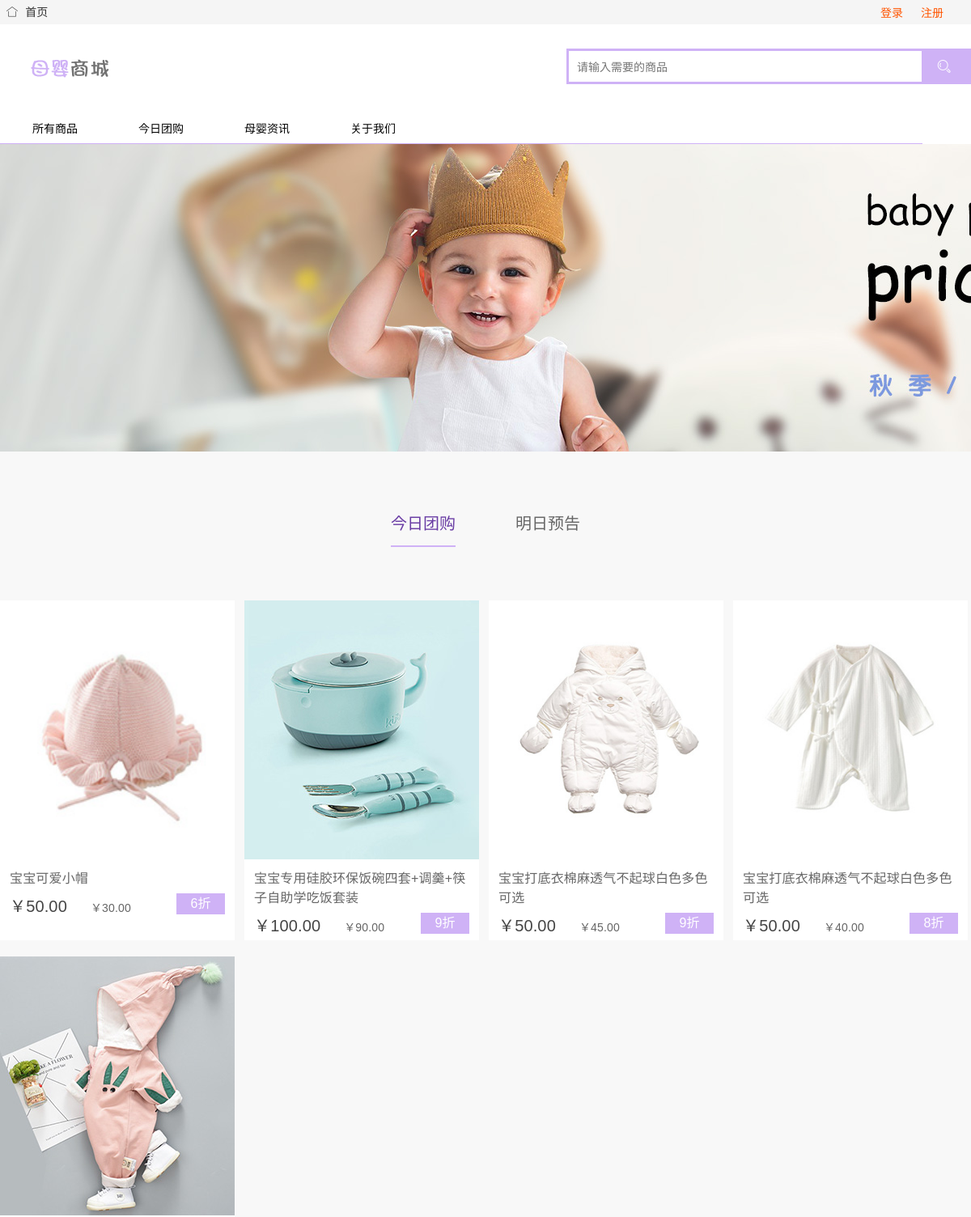
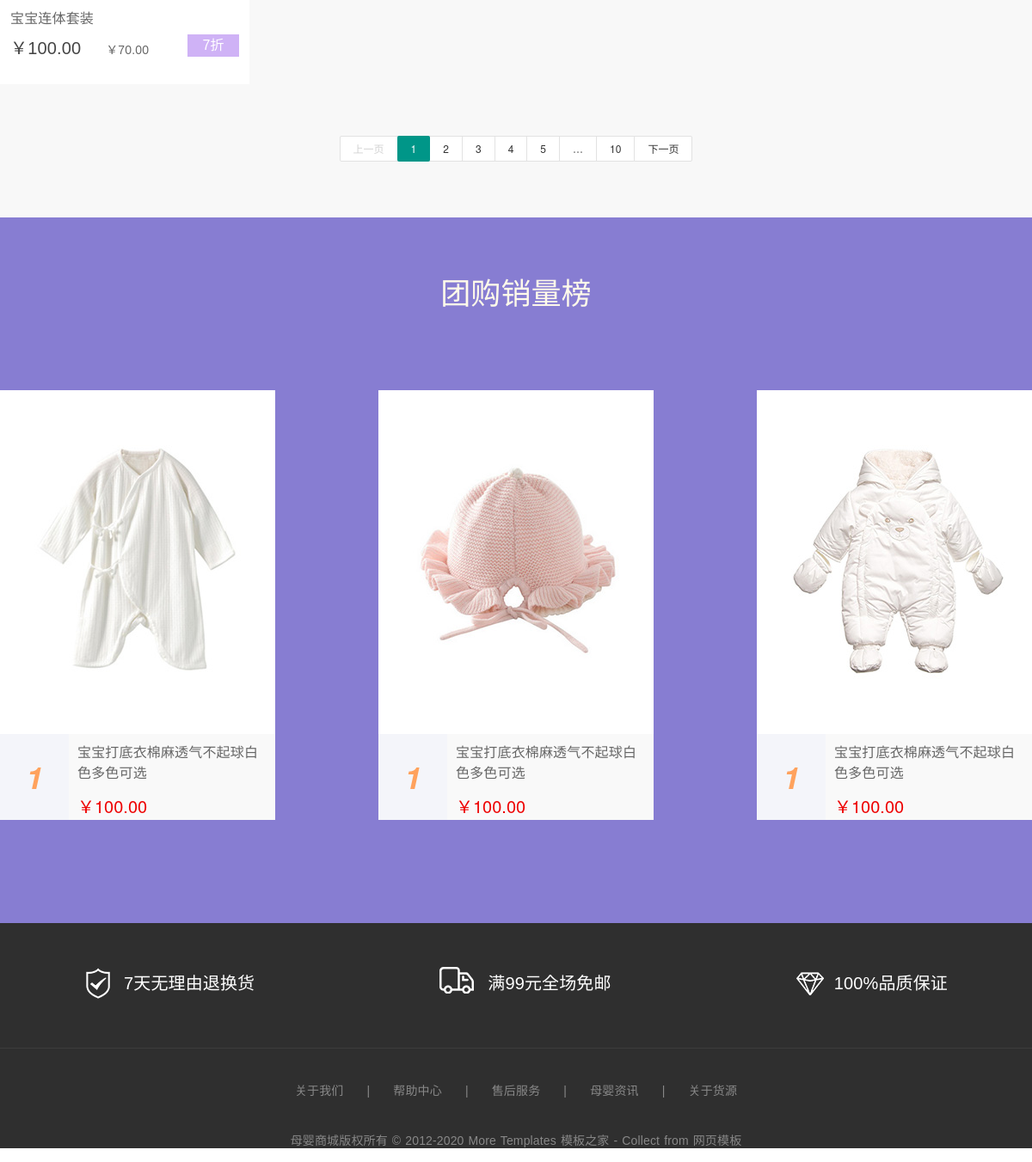
The page /buytoday/ on the database its author committed (2 pictures, top to bottom).
### babymall/models.py (models this page shows)
class Commodity(models.Model):
    img = models.ImageField(upload_to='img', verbose_name='商品图')
    title = models.CharField(max_length=50, verbose_name='标题')
    ciur_pic = models.SmallIntegerField(verbose_name='现价')
    ori_pic = models.SmallIntegerField(verbose_name='活动价', default=None)
    nub = models.IntegerField(default=0, verbose_name='已售数量')
    discount = models.CharField(max_length=20, default=10, verbose_name='打折')
    cla_id = models.ForeignKey(Classifys, on_delete=models.CASCADE)
    data = models.DateTimeField(auto_now_add=True, verbose_name='上架时间')
    def __str__(self):
        return self.title
    class Meta():
        verbose_name = '商品'
        verbose_name_plural = verbose_name

### babymall/views.py (the view)
# urls.py: url(r'^buytoday/$', views.buytodau, name='buytoday'),
def buytodau(request):
    com = Commodity.objects.all()[6:11]
    print(com)
    return render(request, 'buytoday.html', locals())

### templates/buytoday.html (shortened to what this page needs)
{% extends 'base.html' %}
{% block body %}
      <div class="banner-box">
        <div class="banner" style="height: 380px; width: 100%; background: url(/static/img/tuan_img_banner.jpg) no-repeat ;background-size: cover;"></div>
      </div>
      <div class="product-list-box">
        <div class="product-list w1200">
          <div class="tab-title">
            <a href="#" class="active tuang" data-content="tuangou">今日团购</a>
            <a href="javascript:" data-content="yukao">明日预告</a>
          </div>
          <div class="list-cont" cont = 'tuangou'>
            <div class="item-box layui-clear">
                {% for co in com %}
                   <div class="item">
                    <a href="{% url 'babymall:details' co.id %}"><img src="/static/media/{{ co.img }}" style="height: 320px; width: 290px" alt=""></a>
                    <div class="text-box">
                      <p class="title">{{ co.title }}</p>
                      <p class="plic">
                        <span class="ciur-pic">￥{{ co.ciur_pic }}.00</span>
                        <span class="Ori-pic">￥{{ co.ori_pic }}.00</span>
                        <span class="discount">{{ co.discount }}折</span>
                      </p>
                    </div>
                   </div>
                {% endfor %}
            </div>
            <div id="demo0" style="text-align: center;"></div>
          </div>
        </div>
      </div>
      <div class="footer-wrap">
        <div class="footer w1200">
          <div class="title">
            <h3>团购销量榜</h3>
          </div>
          <div class="list-box layui-clear" id="footerList">
            <div class="item">
              <img src="/static/img/tuan_img5.jpg" alt="">
              <div class="text">
                <div class="right-title-number">1</div>
                <div class="commod">
                  <p>宝宝打底衣棉麻透气不起球白色多色可选</p>
                  <span>￥100.00</span>
                </div>
              </div>
            </div>
            <div class="item">
              <img src="/static/img/tuan_img6.jpg" alt="">
              <div class="text">
                <div class="right-title-number">1</div>
                <div class="commod">
                  <p>宝宝打底衣棉麻透气不起球白色多色可选</p>
                  <span>￥100.00</span>
                </div>
              </div>
            </div>
            <div class="item">
              <img src="/static/img/tuan_img7.jpg" alt="">
              <div class="text">
                <div class="right-title-number">1</div>
                <div class="commod">
                  <p>宝宝打底衣棉麻透气不起球白色多色可选</p>
                  <span>￥100.00</span>
                </div>
              </div>
            </div>
          </div>
        </div>
      </div>
{% endblock %}

### static/css/custom.css (style rules this page uses)
* { outline: none; }
h1, h2, h3, h4, h5, h6 { margin-top: 0; }
a { color: #333; }
body { color: #444; font-family: 'Lato', sans-serif; }
p { font-family: 'Ubuntu', sans-serif; font-weight: 400; word-spacing: 1px; letter-spacing: 0.01em; }
.title { margin-bottom: 30px; }
img { max-width: 100%; }

### static/css/main.css (style rules this page uses)
body { font-family: "Microsoft YaHei", "SimSun", '\5b8b\4f53', sans-serif; -moz-user-select:none; -webkit-user-select: none; -ms-user-select: none; }
.w1200 { width: 1200px; margin:0 auto; }
.content .product-list-box { background: #f8f8f8; text-align: center; }
.footer { background: #2f2f2f; }
.buytoday-content .banner { background: url(../img/tuan_img_banner.jpg) no-repeat ;background-size: cover; height: 320px; width: 1000px }
.buytoday-content .product-list-box { background: #f8f8f8; padding-bottom: 50px; }
.buytoday-content .product-list .tab-title { padding:60px 0 66px 0; }
.buytoday-content .product-list .tab-title a { line-height: 56px; color: #666666; font-size: 20px; display: inline-block; }
.buytoday-content .product-list .tab-title a.tuang { margin-right: 70px; }
.buytoday-content .product-list .tab-title a.active { color: #693ca4; border-bottom: 2px solid #cfb2f6; }
.buytoday-content .list-cont .item { width: 290px; height: 420px; float: left; margin:0 12px 20px 0; text-align: left; background: #fff; }
.buytoday-content .list-cont .item-box { width: 1220px; padding-bottom: 30px; }
.buytoday-content .list-cont .item .text-box { padding:12px; box-sizing: border-box; }
.buytoday-content .list-cont .item .text-box .title { line-height: 24px; font-size: 16px; color: #666666; margin-bottom: 6px; }
.buytoday-content .list-cont .item .text-box .plic { position: relative; }
.buytoday-content .list-cont .item .text-box .plic .ciur-pic { font-size: 20px; margin-right: 24px }
.buytoday-content .list-cont .item .text-box .plic .Ori-pic { color: #666666; }
.buytoday-content .list-cont .item .text-box .plic .discount { width: 60px; height: 26px; line-height: 26px; font-size: 16px; background: #cfb2f6; display: block; text-align: center; color: #fff; position: absolute; right: 0; top: 0; cursor: pointer; }
.buytoday-content .footer { padding-bottom: 120px; }
.buytoday-content .footer-wrap,.buytoday-content .footer { background: #877dd2; }
.buytoday-content .footer-wrap,.buytoday-content .footer .title { font-size: 30px; color: #fffaea; text-align: center; }
.buytoday-content .footer .title h3 { padding:60px 0; }
.buytoday-content .footer .list-box .item { float: left; text-align: left; width: 320px; height: 500px; background: #fff; margin-right: 120px; }
.buytoday-content .footer .list-box .item .text { height: 100px; background: #f9f9f9; }
.buytoday-content .footer .list-box .item .text .right-title-number { float: left; width: 80px; line-height: 100px; font-size: 36px; color: #ffa25d; font-weight: bold; text-align: center; background: #f4f5fa; font-style:italic }
.buytoday-content .footer .list-box .item .commod { padding:10px; width: 240px; float: left; box-sizing: border-box; }
.buytoday-content .footer .list-box .item .commod p { font-size: 16px; color: #666666; line-height: 24px; }
.buytoday-content .footer .list-box .item .commod span { font-size: 20px; color: #ee0000; }
#footerList .item:last-child { margin-right: 0; }
.about-content .banner-box .banner { height: 500px; width: 100%; background: url(../img/us_banner.jpg) no-repeat; background-size: cover; }

### static/layui/css/layui.css (style rules this page uses)
.layui-inline,img { display:inline-block;vertical-align:middle }
h1,h2,h3,h4,h5,h6 { font-weight:400 }
.layui-btn,.layui-edge,.layui-inline,img { vertical-align:middle }
blockquote,body,button,dd,div,dl,dt,form,h1,h2,h3,h4,h5,h6,input,li,ol,p,pre,td,textarea,th,ul { margin:0;padding:0;-webkit-tap-highlight-color:rgba(0,0,0,0) }
img { border:none }
body { line-height:24px;font:14px Helvetica Neue,Helvetica,PingFang SC,Tahoma,Arial,sans-serif }
a { color:#333;text-decoration:none }
.layui-clear { clear:both;*zoom:1 }
.layui-clear:after { content:'\20';clear:both;*zoom:1;display:block;height:0 }

### rows shown on the page
Commodity: img (picture), title "宝宝可爱小帽", ciur_pic "50", ori_pic "30", discount "6"
Commodity: img (picture), title "宝宝专用硅胶环保饭碗四套+调羹+筷子自助学吃饭套装", ciur_pic "100", ori_pic "90", discount "9"
Commodity: img (picture), title "宝宝打底衣棉麻透气不起球白色多色可选", ciur_pic "50", ori_pic "45", discount "9"
Commodity: img (picture), title "宝宝打底衣棉麻透气不起球白色多色可选", ciur_pic "50", ori_pic "40", discount "8"
Commodity: img (picture), title "宝宝连体套装", ciur_pic "100", ori_pic "70", discount "7"
